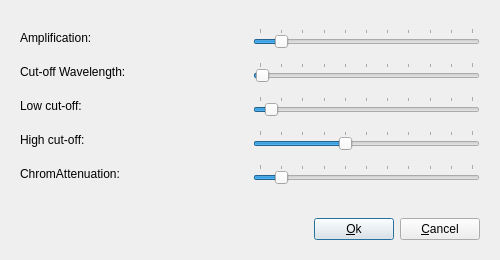
<?xml version="1.0" encoding="UTF-8"?>
<ui version="4.0">
 <class>MagnifyDialog</class>
 <widget class="QDialog" name="MagnifyDialog">
  <property name="geometry">
   <rect>
    <x>0</x>
    <y>0</y>
    <width>500</width>
    <height>260</height>
   </rect>
  </property>
  <property name="windowTitle">
   <string>Eulerian Motion Magnification</string>
  </property>
  <layout class="QGridLayout" name="gridLayout">
   <item row="0" column="0">
    <layout class="QVBoxLayout" name="verticalLayout">
     <item>
      <widget class="QWidget" name="widget" native="true">
       <layout class="QVBoxLayout" name="verticalLayout_2">
        <item>
         <layout class="QHBoxLayout" name="horizontalLayout">
          <item>
           <widget class="QLabel" name="alphaLabel">
            <property name="text">
             <string>Amplification:</string>
            </property>
           </widget>
          </item>
          <item>
           <widget class="QSlider" name="alphaSlider">
            <property name="sizePolicy">
             <sizepolicy hsizetype="Preferred" vsizetype="Fixed">
              <horstretch>0</horstretch>
              <verstretch>0</verstretch>
             </sizepolicy>
            </property>
            <property name="maximum">
             <number>100</number>
            </property>
            <property name="singleStep">
             <number>10</number>
            </property>
            <property name="pageStep">
             <number>10</number>
            </property>
            <property name="value">
             <number>10</number>
            </property>
            <property name="orientation">
             <enum>Qt::Horizontal</enum>
            </property>
            <property name="tickPosition">
             <enum>QSlider::TicksAbove</enum>
            </property>
           </widget>
          </item>
         </layout>
        </item>
        <item>
         <layout class="QHBoxLayout" name="horizontalLayout_2">
          <item>
           <widget class="QLabel" name="lambdaLabel">
            <property name="text">
             <string>Cut-off Wavelength:</string>
            </property>
           </widget>
          </item>
          <item>
           <widget class="QSlider" name="lambdaSlider">
            <property name="sizePolicy">
             <sizepolicy hsizetype="Preferred" vsizetype="Fixed">
              <horstretch>0</horstretch>
              <verstretch>0</verstretch>
             </sizepolicy>
            </property>
            <property name="maximum">
             <number>1000</number>
            </property>
            <property name="singleStep">
             <number>10</number>
            </property>
            <property name="pageStep">
             <number>100</number>
            </property>
            <property name="value">
             <number>10</number>
            </property>
            <property name="orientation">
             <enum>Qt::Horizontal</enum>
            </property>
            <property name="tickPosition">
             <enum>QSlider::TicksAbove</enum>
            </property>
           </widget>
          </item>
         </layout>
        </item>
        <item>
         <layout class="QHBoxLayout" name="horizontalLayout_4">
          <item>
           <widget class="QLabel" name="flLabel">
            <property name="sizePolicy">
             <sizepolicy hsizetype="Preferred" vsizetype="Fixed">
              <horstretch>0</horstretch>
              <verstretch>0</verstretch>
             </sizepolicy>
            </property>
            <property name="text">
             <string>Low cut-off:</string>
            </property>
            <property name="alignment">
             <set>Qt::AlignLeading|Qt::AlignLeft|Qt::AlignVCenter</set>
            </property>
           </widget>
          </item>
          <item>
           <widget class="QSlider" name="flSlider">
            <property name="sizePolicy">
             <sizepolicy hsizetype="Preferred" vsizetype="Fixed">
              <horstretch>0</horstretch>
              <verstretch>0</verstretch>
             </sizepolicy>
            </property>
            <property name="maximum">
             <number>100</number>
            </property>
            <property name="value">
             <number>5</number>
            </property>
            <property name="orientation">
             <enum>Qt::Horizontal</enum>
            </property>
            <property name="tickPosition">
             <enum>QSlider::TicksAbove</enum>
            </property>
           </widget>
          </item>
         </layout>
        </item>
        <item>
         <layout class="QHBoxLayout" name="horizontalLayout_3">
          <item>
           <widget class="QLabel" name="fhLabel">
            <property name="sizePolicy">
             <sizepolicy hsizetype="Preferred" vsizetype="Fixed">
              <horstretch>0</horstretch>
              <verstretch>0</verstretch>
             </sizepolicy>
            </property>
            <property name="text">
             <string>High cut-off:</string>
            </property>
            <property name="alignment">
             <set>Qt::AlignLeading|Qt::AlignLeft|Qt::AlignVCenter</set>
            </property>
           </widget>
          </item>
          <item>
           <widget class="QSlider" name="fhSlider">
            <property name="sizePolicy">
             <sizepolicy hsizetype="Preferred" vsizetype="Fixed">
              <horstretch>0</horstretch>
              <verstretch>0</verstretch>
             </sizepolicy>
            </property>
            <property name="maximum">
             <number>100</number>
            </property>
            <property name="pageStep">
             <number>10</number>
            </property>
            <property name="value">
             <number>40</number>
            </property>
            <property name="orientation">
             <enum>Qt::Horizontal</enum>
            </property>
            <property name="tickPosition">
             <enum>QSlider::TicksAbove</enum>
            </property>
           </widget>
          </item>
         </layout>
        </item>
        <item>
         <layout class="QHBoxLayout" name="horizontalLayout_5">
          <item>
           <widget class="QLabel" name="chromLabel">
            <property name="sizePolicy">
             <sizepolicy hsizetype="Preferred" vsizetype="Fixed">
              <horstretch>0</horstretch>
              <verstretch>0</verstretch>
             </sizepolicy>
            </property>
            <property name="text">
             <string>ChromAttenuation:</string>
            </property>
            <property name="alignment">
             <set>Qt::AlignLeading|Qt::AlignLeft|Qt::AlignVCenter</set>
            </property>
           </widget>
          </item>
          <item>
           <widget class="QSlider" name="chromSlider">
            <property name="sizePolicy">
             <sizepolicy hsizetype="Preferred" vsizetype="Fixed">
              <horstretch>0</horstretch>
              <verstretch>0</verstretch>
             </sizepolicy>
            </property>
            <property name="maximum">
             <number>10</number>
            </property>
            <property name="pageStep">
             <number>1</number>
            </property>
            <property name="value">
             <number>1</number>
            </property>
            <property name="orientation">
             <enum>Qt::Horizontal</enum>
            </property>
            <property name="tickPosition">
             <enum>QSlider::TicksAbove</enum>
            </property>
           </widget>
          </item>
         </layout>
        </item>
       </layout>
      </widget>
     </item>
    </layout>
   </item>
   <item row="1" column="0">
    <widget class="QWidget" name="buttonWidget" native="true">
     <property name="sizePolicy">
      <sizepolicy hsizetype="Preferred" vsizetype="Fixed">
       <horstretch>0</horstretch>
       <verstretch>0</verstretch>
      </sizepolicy>
     </property>
     <property name="autoFillBackground">
      <bool>false</bool>
     </property>
     <layout class="QHBoxLayout" name="horizontalLayout_8">
      <item>
       <spacer name="horizontalSpacer">
        <property name="orientation">
         <enum>Qt::Horizontal</enum>
        </property>
        <property name="sizeHint" stdset="0">
         <size>
          <width>178</width>
          <height>20</height>
         </size>
        </property>
       </spacer>
      </item>
      <item>
       <widget class="QPushButton" name="okButton">
        <property name="text">
         <string>&amp;Ok</string>
        </property>
       </widget>
      </item>
      <item>
       <widget class="QPushButton" name="cancelButton">
        <property name="text">
         <string>&amp;Cancel</string>
        </property>
       </widget>
      </item>
     </layout>
    </widget>
   </item>
  </layout>
 </widget>
 <resources/>
 <connections>
  <connection>
   <sender>okButton</sender>
   <signal>clicked()</signal>
   <receiver>MagnifyDialog</receiver>
   <slot>accept()</slot>
   <hints>
    <hint type="sourcelabel">
     <x>361</x>
     <y>226</y>
    </hint>
    <hint type="destinationlabel">
     <x>288</x>
     <y>203</y>
    </hint>
   </hints>
  </connection>
  <connection>
   <sender>cancelButton</sender>
   <signal>clicked()</signal>
   <receiver>MagnifyDialog</receiver>
   <slot>reject()</slot>
   <hints>
    <hint type="sourcelabel">
     <x>463</x>
     <y>225</y>
    </hint>
    <hint type="destinationlabel">
     <x>495</x>
     <y>204</y>
    </hint>
   </hints>
  </connection>
 </connections>
</ui>
